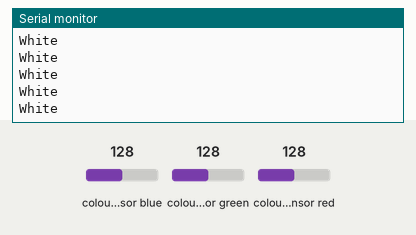
This sketch was run on a simulated Arduino Uno, built with avr-gcc and run on an emulated ATmega328P. Shown: the last lines printed to the serial monitor. Wiring (inferred from the names in the program): TCS3200 colour sensor: output pin 9; S2 pin 6; S3 pin 7; S0 pin 4; S1 pin 5. The inputs (shaded band) are chosen by the test bench; at power-on: colour sensor blue 128, colour sensor green 128, colour sensor red 128.

Above: at 1.2 s.
1.3 s: colour sensor blue set to 5
At 1.5 s:
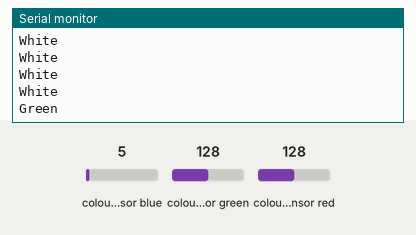
3.3 s: colour sensor green set to 5
At 3.51 s:
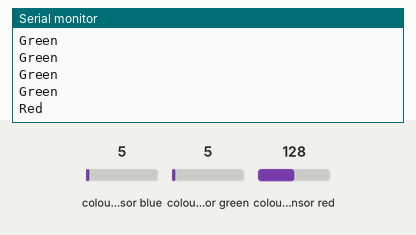
5.3 s: colour sensor red set to 5
At 5.54 s:
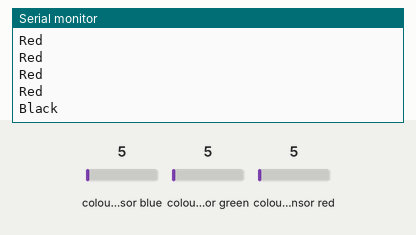
7.3 s: colour sensor blue set to 64
At 7.58 s:
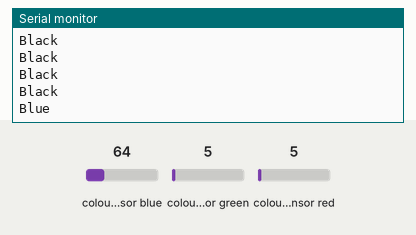

Measured:
- after the input at 1.3 s, the serial monitor: prints a new line after 0.07 s (image 1)
- after the input at 3.3 s, the serial monitor: prints a new line after 0.08 s (image 2)
- after the input at 5.3 s, the serial monitor: prints a new line after 0.10 s (image 3)
- after the input at 7.3 s, the serial monitor: prints a new line after 0.15 s (image 4)

The sketch:

Color_sensor.ino
```cpp
#define S0 4
#define S1 5
#define S2 6
#define S3 7
#define sensorOut 9

void setup() {
  // put your setup code here, to run once:
  pinMode(S0, OUTPUT);
  pinMode(S1, OUTPUT);
  pinMode(S2, OUTPUT);
  pinMode(S3, OUTPUT);
  pinMode(sensorOut, INPUT);

  // Setting frequency-scaling to 20%
  digitalWrite(S0,HIGH);
  digitalWrite(S1,LOW);

  Serial.begin(9600);

}

void loop() {
 int color = getColor(5);
 if (color == 0) {
  Serial.println("White");
 }
 if (color == 1) {
   Serial.println("Black");
 }
 if (color == 2) {
  Serial.println("Red");
 }
 if (color == 3) {
  Serial.println("Green");
 }
 if (color == 4) {
  Serial.println("Blue");
 }
 if (color == 5) {
  Serial.println("HELP");
 }
}

int getColor(int reps) {
  int red = 0;
  int green = 0;
  int blue = 0;
  int black = 0;
  int white = 0;

  int R = 0;
  int G = 0;
  int B = 0;

  for (int i = 0; i < reps; i++) {
    digitalWrite(S2,LOW);
    digitalWrite(S3,LOW);
    R = map(pulseIn(sensorOut, LOW), 340, 40, 0, 255);
    delay(10);

    digitalWrite(S2, HIGH);
    digitalWrite(S3, HIGH);
    G = map(pulseIn(sensorOut, LOW), 310, 75, 0, 255);
    delay(10);

    digitalWrite(S2, LOW);
    digitalWrite(S3, HIGH);
    B = map(pulseIn(sensorOut, LOW), 290, 60, 0, 255);
    delay(10);
  }

  if (R >= 230 && G >= 230 && B >= 230) {
    white += 1;
  } else if (R <= 130 && G <= 130 && B <= 130) {
    black += 1;
  } else if (R > G && R > B) {
    red += 1;
  } else if (G > R && G > B) {
    green += 1;
  } else if (B > G && B > R) {
    blue += 1;
  }

  if (white > blue && white > green && white > black && white > red) {
    return 0;
  }
  if (black > blue && black > green && black > red && black > white) {
    return 1;
  }
  if (red > blue && red > green && red > black && red > white) {
    return 2;
  }
  if (green > blue && green > red && green > black && green > white) {
    return 3;
  }
  if (blue > red && blue > green && blue > black && blue > white) {
    return 4;
  }
  return 5;
}

//pure black on the target reads around 340 red, 310 green, 290 blue
//pure black on the straight ramp reads 280 red, 260 green and 240 blue
//dark blue on the target reads 230 red, 130 green and 70-79 blue
//red on the target reads 60 red, 167 green, and 144 blue
//green on the target reads 136 red, 77 green and 106 blue
//light blue (Although there is only a small fraction of the blue ring) reads 180 red, 100 green and 60 blue
//pure white on the boards reads 27 red, 28 green and 25 blue
//path red reads 40-50 red, 160 green and 130-140 blue
//Path black reads 210 red, 240-250 green, and 230 blue
//path green reads 150 red, 80 green and 133 blue
//when measuring the blue on the path, it reads 180-190 red, 130 green and 85 blue
```
